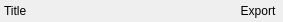
<?xml version="1.0" encoding="UTF-8"?>
<ui version="4.0">
 <class>WsdlXmlViewHeaderWidget</class>
 <widget class="QWidget" name="WsdlXmlViewHeaderWidget">
  <property name="geometry">
   <rect>
    <x>0</x>
    <y>0</y>
    <width>283</width>
    <height>22</height>
   </rect>
  </property>
  <property name="windowTitle">
   <string>WsdlXmlViewHeaderWidget</string>
  </property>
  <layout class="QVBoxLayout" name="verticalLayout">
   <property name="spacing">
    <number>0</number>
   </property>
   <property name="leftMargin">
    <number>0</number>
   </property>
   <property name="topMargin">
    <number>0</number>
   </property>
   <property name="rightMargin">
    <number>0</number>
   </property>
   <property name="bottomMargin">
    <number>0</number>
   </property>
   <item>
    <layout class="QHBoxLayout" name="horizontalLayout">
     <property name="spacing">
      <number>2</number>
     </property>
     <item>
      <widget class="QLabel" name="TitleLabel">
       <property name="sizePolicy">
        <sizepolicy hsizetype="Preferred" vsizetype="Preferred">
         <horstretch>0</horstretch>
         <verstretch>0</verstretch>
        </sizepolicy>
       </property>
       <property name="text">
        <string>Title</string>
       </property>
       <property name="indent">
        <number>4</number>
       </property>
      </widget>
     </item>
     <item>
      <spacer name="horizontalSpacer">
       <property name="orientation">
        <enum>Qt::Horizontal</enum>
       </property>
       <property name="sizeHint" stdset="0">
        <size>
         <width>40</width>
         <height>20</height>
        </size>
       </property>
      </spacer>
     </item>
     <item>
      <widget class="QToolButton" name="ExportBtn">
       <property name="toolTip">
        <string>Click to add Item</string>
       </property>
       <property name="text">
        <string>Export</string>
       </property>
       <property name="autoRaise">
        <bool>true</bool>
       </property>
      </widget>
     </item>
    </layout>
   </item>
  </layout>
 </widget>
 <layoutdefault spacing="6" margin="11"/>
 <resources/>
 <connections/>
</ui>
